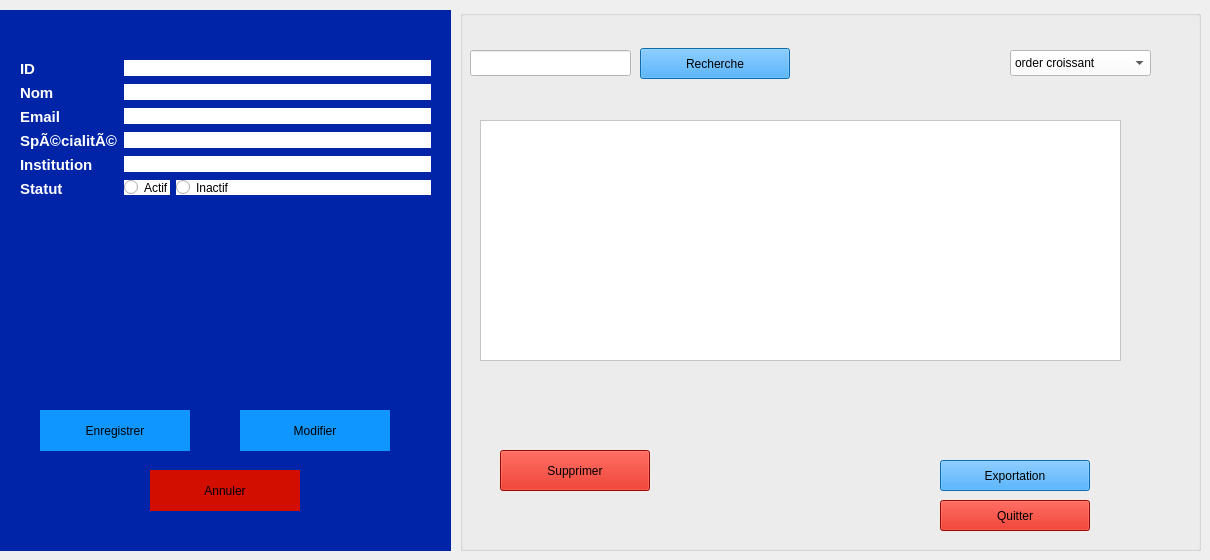
     <widget class="QWidget" name="stackedWidgetPage4">
      <widget class="QGroupBox" name="groupBox_Reviewer_Form">
       <property name="geometry">
        <rect>
         <x>0</x>
         <y>10</y>
         <width>451</width>
         <height>541</height>
        </rect>
       </property>
       <property name="styleSheet">
        <string notr="true">background-color: rgb(0, 36, 168);
border: #A8D3F0;</string>
       </property>
       <property name="title">
        <string />
       </property>
       <widget class="QWidget" name="formLayoutWidget_Reviewer">
        <property name="geometry">
         <rect>
          <x>20</x>
          <y>50</y>
          <width>411</width>
          <height>261</height>
         </rect>
        </property>
        <layout class="QFormLayout" name="formLayout_Reviewer">
         <item row="0" column="0">
          <widget class="QLabel" name="label_Rev_ID">
           <property name="text">
            <string>&lt;html&gt;&lt;head/&gt;&lt;body&gt;&lt;p&gt;&lt;span style=" font-size:11pt; font-weight:700; color:#ffffff;"&gt;ID&lt;/span&gt;&lt;/p&gt;&lt;/body&gt;&lt;/html&gt;</string>
           </property>
          </widget>
         </item>
         <item row="0" column="1">
          <widget class="QLineEdit" name="idReviewer">
           <property name="styleSheet">
            <string notr="true">background-color: rgb(255, 255, 255);</string>
           </property>
          </widget>
         </item>
         <item row="1" column="0">
          <widget class="QLabel" name="label_Rev_Nom">
           <property name="text">
            <string>&lt;html&gt;&lt;head/&gt;&lt;body&gt;&lt;p&gt;&lt;span style=" font-size:11pt; font-weight:700; color:#ffffff;"&gt;Nom&lt;/span&gt;&lt;/p&gt;&lt;/body&gt;&lt;/html&gt;</string>
           </property>
          </widget>
         </item>
         <item row="1" column="1">
          <widget class="QLineEdit" name="nomReviewer">
           <property name="styleSheet">
            <string notr="true">background-color: rgb(255, 255, 255);</string>
           </property>
          </widget>
         </item>
         <item row="2" column="0">
          <widget class="QLabel" name="label_Rev_Email">
           <property name="text">
            <string>&lt;html&gt;&lt;head/&gt;&lt;body&gt;&lt;p&gt;&lt;span style=" font-size:11pt; font-weight:700; color:#ffffff;"&gt;Email&lt;/span&gt;&lt;/p&gt;&lt;/body&gt;&lt;/html&gt;</string>
           </property>
          </widget>
         </item>
         <item row="2" column="1">
          <widget class="QLineEdit" name="emailReviewer">
           <property name="styleSheet">
            <string notr="true">background-color: rgb(255, 255, 255);</string>
           </property>
          </widget>
         </item>
         <item row="3" column="0">
          <widget class="QLabel" name="label_Rev_Spec">
           <property name="text">
            <string>&lt;html&gt;&lt;head/&gt;&lt;body&gt;&lt;p&gt;&lt;span style=" font-size:11pt; font-weight:700; color:#ffffff;"&gt;SpÃ©cialitÃ©&lt;/span&gt;&lt;/p&gt;&lt;/body&gt;&lt;/html&gt;</string>
           </property>
          </widget>
         </item>
         <item row="3" column="1">
          <widget class="QLineEdit" name="specialiteReviewer">
           <property name="styleSheet">
            <string notr="true">background-color: rgb(255, 255, 255);</string>
           </property>
          </widget>
         </item>
         <item row="4" column="0">
          <widget class="QLabel" name="label_Rev_Inst">
           <property name="text">
            <string>&lt;html&gt;&lt;head/&gt;&lt;body&gt;&lt;p&gt;&lt;span style=" font-size:11pt; font-weight:700; color:#ffffff;"&gt;Institution&lt;/span&gt;&lt;/p&gt;&lt;/body&gt;&lt;/html&gt;</string>
           </property>
          </widget>
         </item>
         <item row="4" column="1">
          <widget class="QLineEdit" name="institutionReviewer">
           <property name="styleSheet">
            <string notr="true">background-color: rgb(255, 255, 255);</string>
           </property>
          </widget>
         </item>
         <item row="5" column="0">
          <widget class="QLabel" name="label_Rev_Statut">
           <property name="text">
            <string>&lt;html&gt;&lt;head/&gt;&lt;body&gt;&lt;p&gt;&lt;span style=" font-size:11pt; font-weight:700; color:#ffffff;"&gt;Statut&lt;/span&gt;&lt;/p&gt;&lt;/body&gt;&lt;/html&gt;</string>
           </property>
          </widget>
         </item>
         <item row="5" column="1">
          <layout class="QFormLayout" name="formLayout_Rev_Statut">
           <item row="0" column="0">
            <widget class="QRadioButton" name="actifReviewer">
             <property name="styleSheet">
              <string notr="true">background-color: rgb(255, 255, 255);</string>
             </property>
             <property name="text">
              <string>Actif</string>
             </property>
            </widget>
           </item>
           <item row="0" column="1">
            <widget class="QRadioButton" name="inactifReviewer">
             <property name="styleSheet">
              <string notr="true">background-color: rgb(255, 255, 255);</string>
             </property>
             <property name="text">
              <string>Inactif</string>
             </property>
            </widget>
           </item>
          </layout>
         </item>
        </layout>
       </widget>
       <widget class="QPushButton" name="enregistrerReviewer">
        <property name="geometry">
         <rect>
          <x>40</x>
          <y>400</y>
          <width>150</width>
          <height>41</height>
         </rect>
        </property>
        <property name="styleSheet">
         <string notr="true">background-color: rgb(16, 151, 255);</string>
        </property>
        <property name="text">
         <string>Enregistrer</string>
        </property>
       </widget>
       <widget class="QPushButton" name="modifierReviewer">
        <property name="geometry">
         <rect>
          <x>240</x>
          <y>400</y>
          <width>150</width>
          <height>41</height>
         </rect>
        </property>
        <property name="styleSheet">
         <string notr="true">background-color: rgb(16, 151, 255);</string>
        </property>
        <property name="text">
         <string>Modifier</string>
        </property>
       </widget>
       <widget class="QPushButton" name="annulerReviewer">
        <property name="geometry">
         <rect>
          <x>150</x>
          <y>460</y>
          <width>150</width>
          <height>41</height>
         </rect>
        </property>
        <property name="styleSheet">
         <string notr="true">background-color: rgb(209, 14, 0);</string>
        </property>
        <property name="text">
         <string>Annuler</string>
        </property>
       </widget>
      </widget>
      <widget class="QGroupBox" name="groupBox_Session_List_3">
       <property name="geometry">
        <rect>
         <x>460</x>
         <y>10</y>
         <width>741</width>
         <height>541</height>
        </rect>
       </property>
       <property name="styleSheet">
        <string notr="true">background-color: rgb(0, 36, 168);
border: #A8D3F0;
/* Style pour tous les GroupBox */
QGroupBox {
    border: 2px solid #2c3e50; /* Couleur de la bordure */
    border-radius: 15px;      /* MÃªme arrondi que les boutons */
    margin-top: 20px;         /* Espace pour le titre en haut */
    font-weight: bold;
    color: #2c3e50;
}
/* Style spÃ©cifique pour le titre du GroupBox */
QGroupBox::title {
    subcontrol-origin: margin;
    subcontrol-position: top center; /* Place le titre en haut au centre */
    padding: 0 10px;
}</string>
       </property>
       <property name="title">
        <string />
       </property>
       <widget class="QLineEdit" name="rechSession_3">
        <property name="geometry">
         <rect>
          <x>10</x>
          <y>40</y>
          <width>161</width>
          <height>26</height>
         </rect>
        </property>
        <property name="styleSheet">
         <string notr="true">background-color: rgb(255, 255, 255);</string>
        </property>
       </widget>
       <widget class="QPushButton" name="rechercheSession_3">
        <property name="geometry">
         <rect>
          <x>180</x>
          <y>38</y>
          <width>150</width>
          <height>31</height>
         </rect>
        </property>
        <property name="styleSheet">
         <string notr="true">background-color: rgb(16, 151, 255);
</string>
        </property>
        <property name="text">
         <string>Recherche</string>
        </property>
       </widget>
       <widget class="QPushButton" name="SuppSession_3">
        <property name="geometry">
         <rect>
          <x>40</x>
          <y>440</y>
          <width>150</width>
          <height>41</height>
         </rect>
        </property>
        <property name="styleSheet">
         <string notr="true">background-color: rgb(209, 14, 0);</string>
        </property>
        <property name="text">
         <string>Supprimer</string>
        </property>
       </widget>
       <widget class="QPushButton" name="quitterSession_3">
        <property name="geometry">
         <rect>
          <x>480</x>
          <y>490</y>
          <width>150</width>
          <height>31</height>
         </rect>
        </property>
        <property name="styleSheet">
         <string notr="true">background-color: rgb(209, 14, 0);
</string>
        </property>
        <property name="text">
         <string>Quitter</string>
        </property>
       </widget>
       <widget class="QPushButton" name="expoSession_3">
        <property name="geometry">
         <rect>
          <x>480</x>
          <y>450</y>
          <width>150</width>
          <height>31</height>
         </rect>
        </property>
        <property name="styleSheet">
         <string notr="true">background-color: rgb(16, 151, 255);
</string>
        </property>
        <property name="text">
         <string>Exportation</string>
        </property>
       </widget>
       <widget class="QComboBox" name="comboBox_7">
        <property name="geometry">
         <rect>
          <x>550</x>
          <y>40</y>
          <width>141</width>
          <height>26</height>
         </rect>
        </property>
        <property name="palette">
         <palette>
          <active>
           <colorrole role="WindowText">
            <brush brushstyle="SolidPattern">
             <color alpha="255">
              <red>0</red>
              <green>0</green>
              <blue>0</blue>
             </color>
            </brush>
           </colorrole>
           <colorrole role="Button">
            <brush brushstyle="SolidPattern">
             <color alpha="255">
              <red>255</red>
              <green>255</green>
              <blue>255</blue>
             </color>
            </brush>
           </colorrole>
           <colorrole role="Light">
            <brush brushstyle="SolidPattern">
             <color alpha="255">
              <red>255</red>
              <green>255</green>
              <blue>255</blue>
             </color>
            </brush>
           </colorrole>
           <colorrole role="Midlight">
            <brush brushstyle="SolidPattern">
             <color alpha="255">
              <red>255</red>
              <green>255</green>
              <blue>255</blue>
             </color>
            </brush>
           </colorrole>
           <colorrole role="Dark">
            <brush brushstyle="SolidPattern">
             <color alpha="255">
              <red>127</red>
              <green>127</green>
              <blue>127</blue>
             </color>
            </brush>
           </colorrole>
           <colorrole role="Mid">
            <brush brushstyle="SolidPattern">
             <color alpha="255">
              <red>170</red>
              <green>170</green>
              <blue>170</blue>
             </color>
            </brush>
           </colorrole>
           <colorrole role="Text">
            <brush brushstyle="SolidPattern">
             <color alpha="255">
              <red>0</red>
              <green>0</green>
              <blue>0</blue>
             </color>
            </brush>
           </colorrole>
           <colorrole role="BrightText">
            <brush brushstyle="SolidPattern">
             <color alpha="255">
              <red>255</red>
              <green>255</green>
              <blue>255</blue>
             </color>
            </brush>
           </colorrole>
           <colorrole role="ButtonText">
            <brush brushstyle="SolidPattern">
             <color alpha="255">
              <red>0</red>
              <green>0</green>
              <blue>0</blue>
             </color>
            </brush>
           </colorrole>
           <colorrole role="Base">
            <brush brushstyle="SolidPattern">
             <color alpha="255">
              <red>255</red>
              <green>255</green>
              <blue>255</blue>
             </color>
            </brush>
           </colorrole>
           <colorrole role="Window">
            <brush brushstyle="SolidPattern">
             <color alpha="255">
              <red>255</red>
              <green>255</green>
              <blue>255</blue>
             </color>
            </brush>
           </colorrole>
           <colorrole role="Shadow">
            <brush brushstyle="SolidPattern">
             <color alpha="255">
              <red>0</red>
              <green>0</green>
              <blue>0</blue>
             </color>
            </brush>
           </colorrole>
           <colorrole role="AlternateBase">
            <brush brushstyle="SolidPattern">
             <color alpha="255">
              <red>255</red>
              <green>255</green>
              <blue>255</blue>
             </color>
            </brush>
           </colorrole>
           <colorrole role="ToolTipBase">
            <brush brushstyle="SolidPattern">
             <color alpha="255">
              <red>255</red>
              <green>255</green>
              <blue>220</blue>
             </color>
            </brush>
           </colorrole>
           <colorrole role="ToolTipText">
            <brush brushstyle="SolidPattern">
             <color alpha="255">
              <red>0</red>
              <green>0</green>
              <blue>0</blue>
             </color>
            </brush>
           </colorrole>
           <colorrole role="PlaceholderText">
            <brush brushstyle="SolidPattern">
             <color alpha="127">
              <red>0</red>
              <green>0</green>
              <blue>0</blue>
             </color>
            </brush>
           </colorrole>
           <colorrole role="Accent">
            <brush brushstyle="SolidPattern">
             <color alpha="255">
              <red>255</red>
              <green>255</green>
              <blue>255</blue>
             </color>
            </brush>
           </colorrole>
          </active>
          <inactive>
           <colorrole role="WindowText">
            <brush brushstyle="SolidPattern">
             <color alpha="255">
              <red>0</red>
              <green>0</green>
              <blue>0</blue>
             </color>
            </brush>
           </colorrole>
           <colorrole role="Button">
            <brush brushstyle="SolidPattern">
             <color alpha="255">
              <red>255</red>
              <green>255</green>
              <blue>255</blue>
             </color>
            </brush>
           </colorrole>
           <colorrole role="Light">
            <brush brushstyle="SolidPattern">
             <color alpha="255">
              <red>255</red>
              <green>255</green>
              <blue>255</blue>
             </color>
            </brush>
           </colorrole>
           <colorrole role="Midlight">
            <brush brushstyle="SolidPattern">
             <color alpha="255">
              <red>255</red>
              <green>255</green>
              <blue>255</blue>
             </color>
            </brush>
           </colorrole>
           <colorrole role="Dark">
            <brush brushstyle="SolidPattern">
             <color alpha="255">
              <red>127</red>
              <green>127</green>
              <blue>127</blue>
             </color>
            </brush>
           </colorrole>
           <colorrole role="Mid">
            <brush brushstyle="SolidPattern">
             <color alpha="255">
              <red>170</red>
              <green>170</green>
              <blue>170</blue>
             </color>
            </brush>
           </colorrole>
           <colorrole role="Text">
            <brush brushstyle="SolidPattern">
             <color alpha="255">
              <red>0</red>
              <green>0</green>
              <blue>0</blue>
             </color>
            </brush>
           </colorrole>
           <colorrole role="BrightText">
            <brush brushstyle="SolidPattern">
             <color alpha="255">
              <red>255</red>
              <green>255</green>
              <blue>255</blue>
             </color>
            </brush>
           </colorrole>
           <colorrole role="ButtonText">
            <brush brushstyle="SolidPattern">
             <color alpha="255">
              <red>0</red>
              <green>0</green>
              <blue>0</blue>
             </color>
            </brush>
           </colorrole>
           <colorrole role="Base">
            <brush brushstyle="SolidPattern">
             <color alpha="255">
              <red>255</red>
              <green>255</green>
              <blue>255</blue>
             </color>
            </brush>
           </colorrole>
           <colorrole role="Window">
            <brush brushstyle="SolidPattern">
             <color alpha="255">
              <red>255</red>
              <green>255</green>
              <blue>255</blue>
             </color>
            </brush>
           </colorrole>
           <colorrole role="Shadow">
            <brush brushstyle="SolidPattern">
             <color alpha="255">
              <red>0</red>
              <green>0</green>
              <blue>0</blue>
             </color>
            </brush>
           </colorrole>
           <colorrole role="AlternateBase">
            <brush brushstyle="SolidPattern">
             <color alpha="255">
              <red>255</red>
              <green>255</green>
              <blue>255</blue>
             </color>
            </brush>
           </colorrole>
           <colorrole role="ToolTipBase">
            <brush brushstyle="SolidPattern">
             <color alpha="255">
              <red>255</red>
              <green>255</green>
              <blue>220</blue>
             </color>
            </brush>
           </colorrole>
           <colorrole role="ToolTipText">
            <brush brushstyle="SolidPattern">
             <color alpha="255">
              <red>0</red>
              <green>0</green>
              <blue>0</blue>
             </color>
            </brush>
           </colorrole>
           <colorrole role="PlaceholderText">
            <brush brushstyle="SolidPattern">
             <color alpha="127">
              <red>0</red>
              <green>0</green>
              <blue>0</blue>
             </color>
            </brush>
           </colorrole>
           <colorrole role="Accent">
            <brush brushstyle="SolidPattern">
             <color alpha="255">
              <red>255</red>
              <green>255</green>
              <blue>255</blue>
             </color>
            </brush>
           </colorrole>
          </inactive>
          <disabled>
           <colorrole role="WindowText">
            <brush brushstyle="SolidPattern">
             <color alpha="255">
              <red>127</red>
              <green>127</green>
              <blue>127</blue>
             </color>
            </brush>
           </colorrole>
           <colorrole role="Button">
            <brush brushstyle="SolidPattern">
             <color alpha="255">
              <red>255</red>
              <green>255</green>
              <blue>255</blue>
             </color>
            </brush>
           </colorrole>
           <colorrole role="Light">
            <brush brushstyle="SolidPattern">
             <color alpha="255">
              <red>255</red>
              <green>255</green>
              <blue>255</blue>
             </color>
            </brush>
           </colorrole>
           <colorrole role="Midlight">
            <brush brushstyle="SolidPattern">
             <color alpha="255">
              <red>255</red>
              <green>255</green>
              <blue>255</blue>
             </color>
            </brush>
           </colorrole>
           <colorrole role="Dark">
            <brush brushstyle="SolidPattern">
             <color alpha="255">
              <red>127</red>
              <green>127</green>
              <blue>127</blue>
             </color>
            </brush>
           </colorrole>
           <colorrole role="Mid">
            <brush brushstyle="SolidPattern">
             <color alpha="255">
              <red>170</red>
              <green>170</green>
              <blue>170</blue>
             </color>
            </brush>
           </colorrole>
           <colorrole role="Text">
            <brush brushstyle="SolidPattern">
             <color alpha="255">
              <red>127</red>
              <green>127</green>
              <blue>127</blue>
             </color>
            </brush>
           </colorrole>
           <colorrole role="BrightText">
            <brush brushstyle="SolidPattern">
             <color alpha="255">
              <red>255</red>
              <green>255</green>
              <blue>255</blue>
             </color>
            </brush>
           </colorrole>
           <colorrole role="ButtonText">
            <brush brushstyle="SolidPattern">
             <color alpha="255">
              <red>127</red>
              <green>127</green>
              <blue>127</blue>
             </color>
            </brush>
           </colorrole>
           <colorrole role="Base">
            <brush brushstyle="SolidPattern">
             <color alpha="255">
              <red>255</red>
              <green>255</green>
              <blue>255</blue>
             </color>
            </brush>
           </colorrole>
           <colorrole role="Window">
            <brush brushstyle="SolidPattern">
             <color alpha="255">
              <red>255</red>
              <green>255</green>
              <blue>255</blue>
             </color>
            </brush>
           </colorrole>
           <colorrole role="Shadow">
            <brush brushstyle="SolidPattern">
             <color alpha="255">
              <red>0</red>
              <green>0</green>
              <blue>0</blue>
             </color>
            </brush>
           </colorrole>
           <colorrole role="AlternateBase">
            <brush brushstyle="SolidPattern">
             <color alpha="255">
              <red>255</red>
              <green>255</green>
              <blue>255</blue>
             </color>
            </brush>
           </colorrole>
           <colorrole role="ToolTipBase">
            <brush brushstyle="SolidPattern">
             <color alpha="255">
              <red>255</red>
              <green>255</green>
              <blue>220</blue>
             </color>
            </brush>
           </colorrole>
           <colorrole role="ToolTipText">
            <brush brushstyle="SolidPattern">
             <color alpha="255">
              <red>0</red>
              <green>0</green>
              <blue>0</blue>
             </color>
            </brush>
           </colorrole>
           <colorrole role="PlaceholderText">
            <brush brushstyle="SolidPattern">
             <color alpha="127">
              <red>127</red>
              <green>127</green>
              <blue>127</blue>
             </color>
            </brush>
           </colorrole>
           <colorrole role="Accent">
            <brush brushstyle="SolidPattern">
             <color alpha="255">
              <red>255</red>
              <green>255</green>
              <blue>255</blue>
             </color>
            </brush>
           </colorrole>
          </disabled>
         </palette>
        </property>
        <property name="styleSheet">
         <string notr="true">background-color: rgb(255, 255, 255);</string>
        </property>
        <item>
         <property name="text">
          <string>order croissant</string>
         </property>
        </item>
        <item>
         <property name="text">
          <string>order decroissant</string>
         </property>
        </item>
       </widget>
       <widget class="QTableWidget" name="tableWidget_7">
        <property name="geometry">
         <rect>
          <x>20</x>
          <y>110</y>
          <width>641</width>
          <height>241</height>
         </rect>
        </property>
        <property name="styleSheet">
         <string notr="true">background-color: rgb(255, 255, 255);</string>
        </property>
       </widget>
      </widget>
     </widget>
